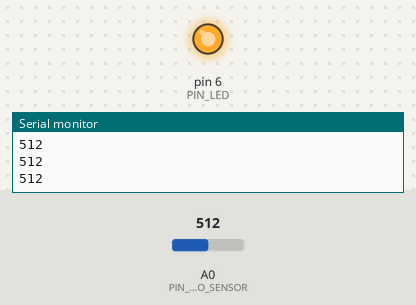
This sketch was run on a simulated Arduino Uno, built with avr-gcc and run on an emulated ATmega328P. On the bench: output pins drawn as LEDs (lit = HIGH), the last lines printed to the serial monitor. The test bench sets the inputs (shaded band); at power-on: A0 (PIN_PHOTO_SENSOR) = 512.

Above: at 1.2 s.
1.3 s: A0 (PIN_PHOTO_SENSOR) set to 6
2.8 s: A0 (PIN_PHOTO_SENSOR) set to 3
At 4.0 s:
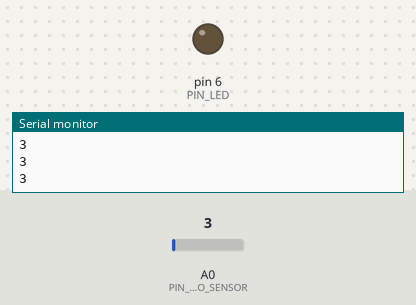
4.3 s: A0 (PIN_PHOTO_SENSOR) set to 122
At 5.4 s:
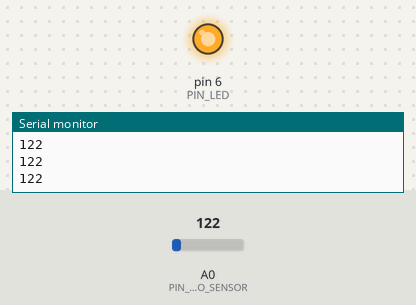
5.8 s: A0 (PIN_PHOTO_SENSOR) set to 0
At 6.5 s:
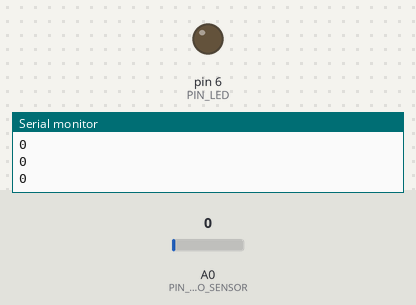
Timing chart, 0 to 8.3 s (numbered marks = the images above; inputs shaded):
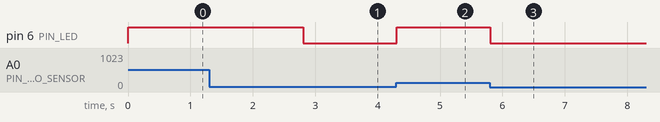

The sketch:

33.ino
```cpp
#define PIN_LED 6
#define PIN_PHOTO_SENSOR A0
void setup() {
  Serial.begin (9600);
  pinMode(PIN_LED, OUTPUT);


}

void loop() {
  int val=analogRead (PIN_PHOTO_SENSOR);
  Serial.println(val);
  if (val < 5){
    digitalWrite (PIN_LED, LOW);

  } else {
    digitalWrite(PIN_LED, HIGH);
  }

}
```

Measured:
- the behaviour switches between 5 and 4 on A0 (PIN_PHOTO_SENSOR) (found by bisection; images 0 and 1)
- after the input at 2.8 s, pin 6 (PIN_LED): HIGH → LOW at once
- after the input at 4.3 s, pin 6 (PIN_LED): LOW → HIGH at once
- after the input at 5.8 s, pin 6 (PIN_LED): HIGH → LOW at once
